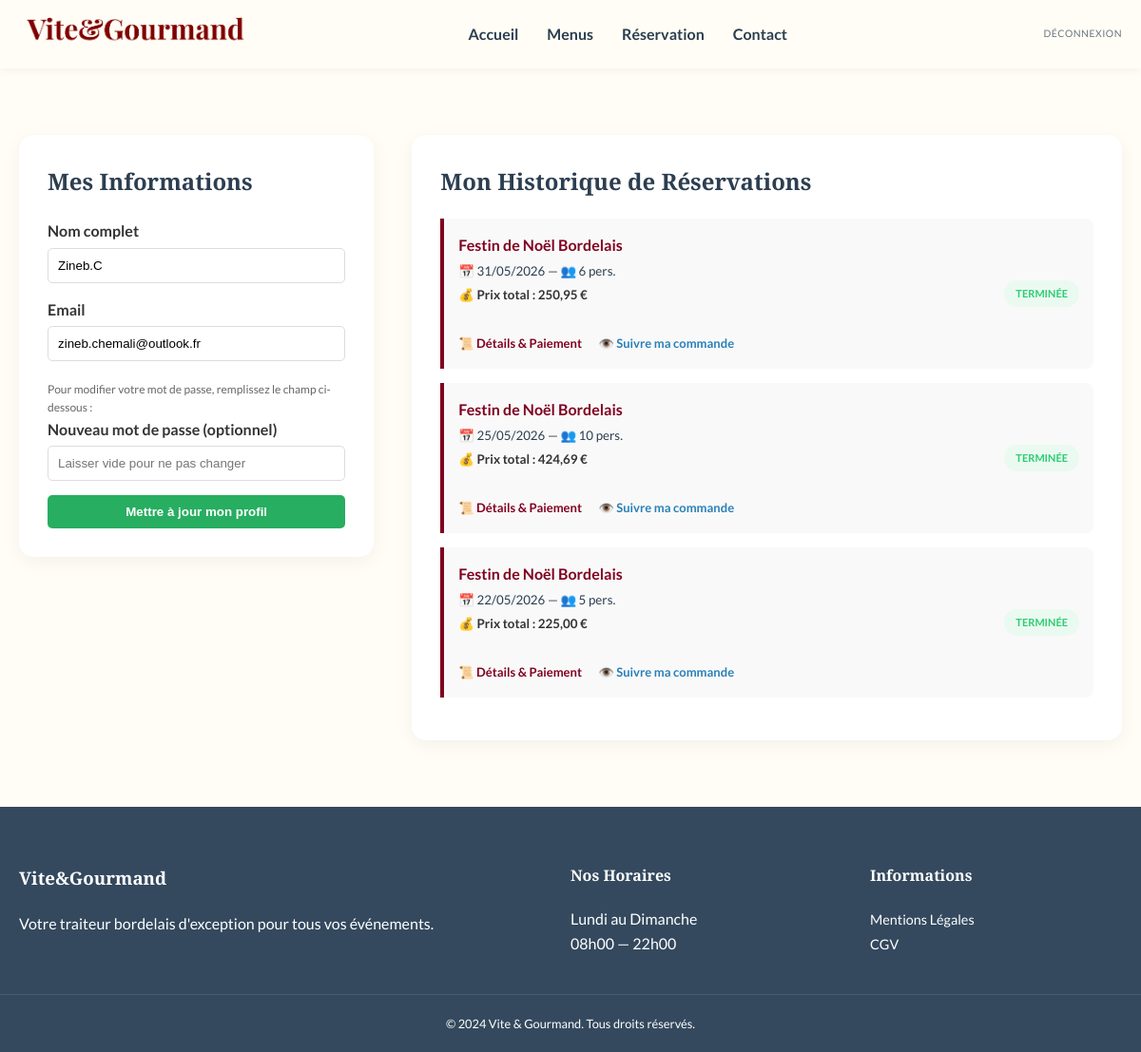
/mon-compte.php (signed in), run on the app's committed database.
### tables this page shows
CREATE TABLE `utilisateurs` (
  `id` int(11) NOT NULL,
  `nom` varchar(50) NOT NULL,
  `prenom` varchar(50) NOT NULL,
  `email` varchar(100) NOT NULL,
  `telephone` varchar(20) DEFAULT NULL,
  `adresse` text DEFAULT NULL,
  `mot_de_passe` varchar(255) NOT NULL,
  `date_inscription` timestamp NOT NULL DEFAULT current_timestamp(),
  `role` varchar(20) NOT NULL DEFAULT 'client',
  `token_recup` varchar(255) DEFAULT NULL,
  `token_expire` datetime DEFAULT NULL
);

CREATE TABLE `reservations` (
  `id` int(11) NOT NULL,
  `nom_client` varchar(100) NOT NULL,
  `email_client` varchar(100) NOT NULL,
  `telephone` varchar(20) DEFAULT NULL,
  `date_evenement` date NOT NULL,
  `heure_livraison` time NOT NULL,
  `nb_personnes` int(11) NOT NULL,
  `frais_livraison` decimal(10,2) NOT NULL DEFAULT 0.00,
  `prix_total` decimal(10,2) NOT NULL DEFAULT 0.00,
  `id_menu` int(11) NOT NULL,
  `adresse_prestation` text NOT NULL,
  `ville` varchar(100) NOT NULL,
  `message` text DEFAULT NULL,
  `statut` varchar(50) DEFAULT 'En attente',
  `moyen_paiement` varchar(50) DEFAULT NULL,
  `date_creation` timestamp NOT NULL DEFAULT current_timestamp()
);

CREATE TABLE `menus` (
  `id` int(11) NOT NULL,
  `titre` varchar(150) NOT NULL,
  `description` text NOT NULL,
  `image` varchar(255) DEFAULT NULL,
  `galerie` text DEFAULT NULL,
  `theme` enum('Noël','Pâques','Classique','Évènement') DEFAULT 'Classique',
  `regime` enum('Classique','Végétarien','Vegan') DEFAULT 'Classique',
  `nb_pers_min` int(11) DEFAULT 1,
  `prix_min_pers` decimal(10,2) NOT NULL,
  `entrees` text DEFAULT NULL,
  `plats` text DEFAULT NULL,
  `desserts` text DEFAULT NULL,
  `allergenes` varchar(255) DEFAULT NULL,
  `conditions_prestation` text DEFAULT NULL,
  `stock_dispo` int(11) DEFAULT 0,
  `entree` text DEFAULT NULL,
  `plat` text DEFAULT NULL,
  `dessert` text DEFAULT NULL,
  `conditions` text DEFAULT NULL,
  `stock` int(11) DEFAULT 0
);

### mon-compte.php (the view, shortened to what this page needs)
<?php
require_once('config.php');
$user_id = $_SESSION['user_id'];
$user_query = mysqli_query($conn, "SELECT * FROM utilisateurs WHERE id = $user_id");
$user_data = mysqli_fetch_assoc($user_query);
$res_query = mysqli_query($conn, "SELECT r.*, m.titre FROM reservations r LEFT JOIN menus m ON r.id_menu = m.id WHERE r.email_client = '{$user_data['email']}' ORDER BY r.date_evenement DESC");
?>
<!DOCTYPE html>
<html lang="fr">
<head>
    <link rel="stylesheet" href="css/menus.css">
</head>
<body>
<div class="main-content">
    <header class="main-header">
        <nav class="navbar">
            <div class="logo"><img src="assets/Logo.png" alt="Logo"></div>
            <ul class="nav-links">
                <li><a href="index.php">Accueil</a></li>
                <li><a href="menus.php">Menus</a></li>
                <li><a href="reservation.php">Réservation</a></li>
                <li><a href="contact.php">Contact</a></li>
            </ul>
            <div class="nav-auth">
                <a href="deconnexion.php" class="logout-link">Déconnexion</a>
            </div>
        </nav>
    </header>
    <div class="account-grid">
        <aside class="profile-card">
            <h2 style="font-family: 'Playfair Display'; margin-bottom: 20px;">Mes Informations</h2>
            <form action="traitement-profil.php" method="POST">
                <div class="form-group">
                    <label>Nom complet</label>
                    <input type="text" name="nom" value="<?php echo htmlspecialchars($user_data['nom']); ?>" required>
                </div>
                <div class="form-group">
                    <label>Email</label>
                    <input type="email" name="email" value="<?php echo htmlspecialchars($user_data['email']); ?>" required>
                </div>
                <p style="font-size: 12px; color: #666; margin-top: 20px;">Pour modifier votre mot de passe, remplissez le champ ci-dessous :</p>
                <div class="form-group">
                    <label>Nouveau mot de passe (optionnel)</label>
                    <input type="password" name="new_password" placeholder="Laisser vide pour ne pas changer">
                </div>
                <button type="submit" class="btn-update">Mettre à jour mon profil</button>
            </form>
        </aside>
        <section class="history-card">
            <h2 style="font-family: 'Playfair Display'; margin-bottom: 20px;">Mon Historique de Réservations</h2>
            <?php if(mysqli_num_rows($res_query) > 0): ?>
                <?php while($row = mysqli_fetch_assoc($res_query)): ?>
                    <div class="res-item">
                        <div>
                            <strong style="color: #800020;"><?php echo htmlspecialchars($row['titre']); ?></strong><br>
                            <small>📅 <?php echo date('d/m/Y', strtotime($row['date_evenement'])); ?> — 👥 <?php echo $row['nb_personnes']; ?> pers.</small>
                            <br>
                            <small style="font-weight: bold; color: #333;">💰 Prix total : <?php echo number_format($row['prix_total'], 2, ',', ' '); ?> €</small>
                            <br><br>
                            <a href="detail-reservation.php?id=<?php echo $row['id']; ?>" style="color: #800020; font-weight: bold; text-decoration: none; font-size: 13px; margin-right: 15px;">
                                📜 Détails & Paiement
                            </a>
                            <a href="suivi-commande.php?id=<?php echo $row['id']; ?>" style="color: #2980b9; font-weight: bold; text-decoration: none; font-size: 13px; margin-right: 15px;">
                                👁️ Suivre ma commande
                            </a>
                        </div>
                        <span class="status-badge status-<?php echo strtolower(str_replace(' ', '-', $row['statut'])); ?>">
                            <?php echo htmlspecialchars($row['statut']); ?>
                        </span>
                    </div>
                <?php endwhile; ?>
            <?php else: ?>
                <p>Aucune réservation pour le moment.</p>
            <?php endif; ?>
        </section>
    </div>
</div>
<footer class="main-footer">
    <div class="container footer-grid">
        <div class="footer-about">
            <h3>Vite&Gourmand</h3>
            <p>Votre traiteur bordelais d'exception pour tous vos événements.</p>
        </div>
        <div class="footer-hours">
            <h4>Nos Horaires</h4>
            <p>Lundi au Dimanche<br>08h00 — 22h00</p>
        </div>
        <div class="footer-links">
            <h4>Informations</h4>
            <ul>
                <li><a href="mentions-legales.php">Mentions Légales</a></li>
                <li><a href="cgv.php">CGV</a></li>
            </ul>
        </div>
    </div>
    <div class="footer-bottom">
        <p>© 2024 Vite & Gourmand. Tous droits réservés.</p>
    </div>
</footer>
</body>
</html>

### css/menus.css (style rules this page uses)
:root { --bordeaux: #800000; --orange: #E67E22; --creme: #FFFDF5; --charbon: #2C3E50; --blanc: #FFFFFF; --gris-fond: #F9F9F9; --gris-clair: #E0E0E0; }
* { margin: 0; padding: 0; box-sizing: border-box; }
body { font-family: 'Lato', sans-serif; background-color: var(--creme); color: var(--charbon); line-height: 1.6; }
.container { max-width: 1200px; margin: 0 auto; padding: 0 20px; }
.main-header { background: var(--creme); padding: 10px 0; box-shadow: 0 2px 10px rgba(0,0,0,0.05); position: sticky; top: 0; z-index: 1000; width: 100%; }
.navbar { display: flex; justify-content: space-between; align-items: center; max-width: 1200px; margin: 0 auto; padding: 0 20px; }
.logo img { height: 45px; }
.nav-links { display: flex; list-style: none; gap: 30px; margin: 0; }
.nav-links a { text-decoration: none; color: var(--charbon); font-weight: bold; transition: 0.3s; }
.nav-auth { display: flex; align-items: center; min-width: 120px; justify-content: flex-end; }
.logout-link { font-size: 0.65rem !important; color: var(--charbon) !important; opacity: 0.7; text-decoration: none !important; text-transform: uppercase; letter-spacing: 0.5px; }
.main-footer { background: #34495E; color: white; padding: 60px 0 20px; }
.footer-grid { display: grid; grid-template-columns: 2fr 1fr 1fr; gap: 50px; margin-bottom: 40px; }
.footer-grid h3, .footer-grid h4 { margin-bottom: 20px; font-family: 'Playfair Display', serif; }
.footer-links ul { list-style: none; }
.footer-links a { color: white; text-decoration: none; font-size: 0.9rem; }
.footer-bottom { border-top: 1px solid rgba(255,255,255,0.1); padding-top: 20px; text-align: center; font-size: 0.8rem; }

### mon-compte.php (style rules this page uses)
html, body { height: 100%; margin: 0; }
body { display: flex; flex-direction: column; }
.main-content { flex: 1; }
.account-grid { display: grid; grid-template-columns: 1fr 2fr; gap: 40px; max-width: 1200px; margin: 50px auto; padding: 20px; }
.profile-card, .history-card { background: white; padding: 30px; border-radius: 15px; box-shadow: 0 5px 20px rgba(0,0,0,0.05); height: fit-content; }
.form-group { margin-bottom: 15px; }
.form-group label { display: block; margin-bottom: 5px; font-weight: bold; color: #333; }
.form-group input { width: 100%; padding: 10px; border: 1px solid #ddd; border-radius: 5px; }
.btn-update { background: #27ae60; color: white; border: none; padding: 10px 20px; border-radius: 5px; cursor: pointer; width: 100%; font-weight: bold; transition: 0.3s; }
.res-item { border-left: 4px solid #800020; padding: 15px; background: #f9f9f9; margin-bottom: 15px; border-radius: 0 8px 8px 0; display: flex; justify-content: space-between; align-items: center; }
.status-badge { padding: 5px 12px; border-radius: 20px; font-size: 11px; font-weight: bold; text-transform: uppercase; white-space: nowrap; display: inline-block; }
.status-terminée { background: #eafaf1; color: #2ecc71; }

### data on the page
utilisateurs: nom "Zineb.C", email "zineb.chemali@outlook.fr"
reservations: id_menu.titre "Festin de Noël Bordelais", date_evenement "31/05/2026", nb_personnes "6", prix_total "250,95", statut "TERMINÉE"
reservations: id_menu.titre "Festin de Noël Bordelais", date_evenement "25/05/2026", nb_personnes "10", prix_total "424,69", statut "TERMINÉE"
reservations: id_menu.titre "Festin de Noël Bordelais", date_evenement "22/05/2026", nb_personnes "5", prix_total "225,00", statut "TERMINÉE"
